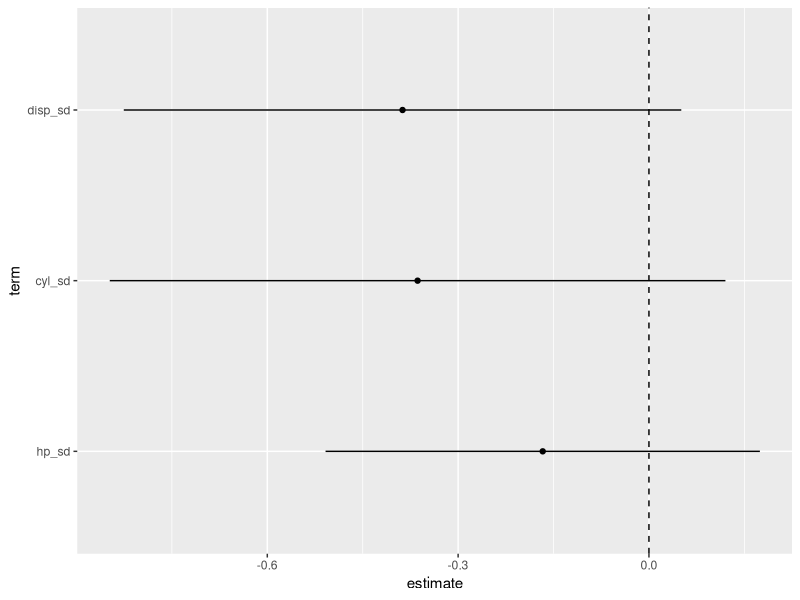

Write R code to recreate this figure.
## ---- chunk 1
# This is the recommended set up for flipbooks
# you might think about setting cache to TRUE as you gain practice --- building flipbooks from scratch can be time consuming
knitr::opts_chunk$set(fig.width = 6, fig.height = 4, message = F, warning = FALSE, comment = "", cache = F)

options(tibble.print_min = 55)
options(knitr.duplicate.label = "allow")
options(width=300) # prevents data wrapping
## ---- chunk 2
knitr::opts_chunk$set(echo = TRUE)
library(tidyverse)

## ---- chunk 3
mtcars %>% 
  select(mpg, cyl, hp, disp) %>% 
  remove_missing() %>% 
  mutate(mpg_sd = mpg/sd(mpg)) %>% 
  mutate(cyl_sd = cyl/sd(cyl)) %>% 
  mutate(disp_sd = disp/sd(disp)) %>% 
  mutate(hp_sd = hp/sd(hp)) %>% 
  lm(mpg_sd ~ cyl_sd + disp_sd + hp_sd, data = .) ->
m1 

confint(m1) %>% 
  as_tibble()  ->
confint_m1
  
m1 %>% 
  broom::tidy(conf.int = T) %>% 
  slice(-1) %>% 
  mutate(term = fct_reorder(term, estimate) %>% 
           fct_rev()) %>% 
  ggplot() + 
  aes(y = term, x = estimate) + 
  geom_point() + 
  geom_segment(aes(x = conf.low, xend = conf.high, yend = term)) +
  geom_vline(xintercept = 0, linetype = "dashed")
